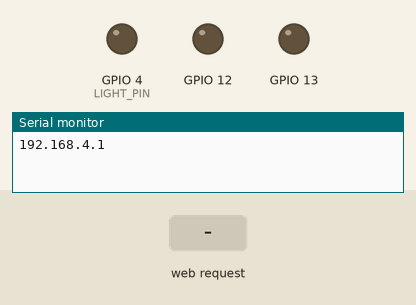
Simulated run of this sketch. Board: ESP32. Shown: output pins drawn as LEDs (lit = HIGH), the last lines printed to the serial monitor. Inputs (shaded band) come from the test bench. The camera gives no picture.

Above: at 1.5 s.
1.6 s: HTTP request GET /control?cmd=GO received
At 2.2 s:
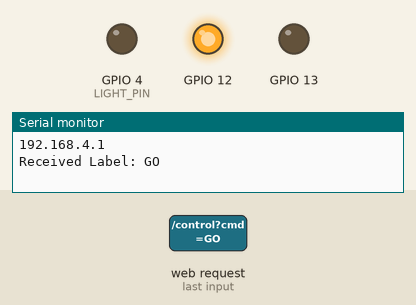
3.1 s: HTTP request GET /control?cmd=STOP received
At 4.3 s:
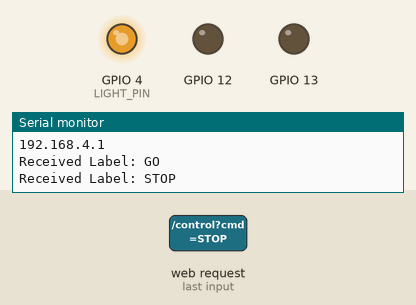
4.6 s: HTTP request GET /control?cmd=1 received
At 5.7 s:
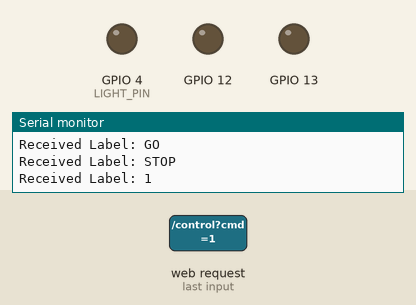
Timing chart, 0 to 7.6 s (numbered marks = the images above; inputs shaded):
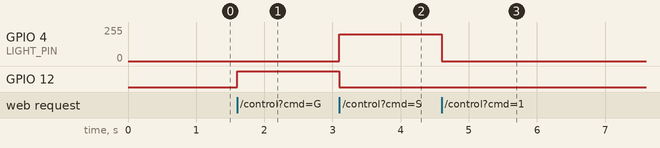

The sketch:

esp32_cam_control.ino
```cpp
#include <Arduino.h>
#include "esp_camera.h"
#include <WiFi.h>
#include <AsyncTCP.h>
#include <ESPAsyncWebServer.h>

#define LIGHT_PIN 4
#define PWMFreq 1000
#define PWMResolution 8
#define PWMLightChannel 3
#define PWMSpeedChannel 2

const char* apssid = "ESP32-CAM";
const char* appassword = "12345678";

AsyncWebServer server(80);
AsyncWebSocket wsCamera("/Camera");
AsyncWebSocket wsControl("/Control");

uint32_t cameraClientId = 0;

const char* htmlPage PROGMEM = R"rawliteral(
<!DOCTYPE html>
<html>
<head><title>ESP32-CAM</title></head>
<body style="text-align:center;">
<h2>ESP32-CAM is running</h2>
</body>
</html>
)rawliteral";

void handleRoot(AsyncWebServerRequest *request) {
  request->send_P(200, "text/html", htmlPage);
}

void handleNotFound(AsyncWebServerRequest *request) {
  request->send(404, "text/plain", "Not found");
}

// ✅ التعديل الصحيح للدالة باستخدام AsyncWebServerRequest
void handleControl(AsyncWebServerRequest *request) {
  if (!request->hasArg("cmd")) {
    request->send(400, "text/plain", "Missing command");
    return;
  }

  String cmd = request->arg("cmd");
  int i1 = cmd.indexOf(';');
  int i2 = cmd.indexOf(';', i1 + 1);
  String label = cmd.substring(i1 + 1, i2);

  Serial.println("Received Label: " + label);

  if (label == "GO") {
    digitalWrite(12, HIGH);
    digitalWrite(13, LOW);
    ledcWrite(PWMLightChannel, 0);
  } else if (label == "STOP" || label == "PEDESTRIAN") {
    digitalWrite(12, LOW);
    digitalWrite(13, LOW);
    ledcWrite(PWMLightChannel, 200);
  } else {
    digitalWrite(12, LOW);
    digitalWrite(13, LOW);
    ledcWrite(PWMLightChannel, 0);
  }

  request->send(200, "text/plain", "Command received");
}

void onCameraWebSocket(AsyncWebSocket *server, AsyncWebSocketClient *client,
                       AwsEventType type, void *arg, uint8_t *data, size_t len) {
  if (type == WS_EVT_CONNECT) {
    cameraClientId = client->id();
  } else if (type == WS_EVT_DISCONNECT) {
    cameraClientId = 0;
  }
}

void sendCameraFrame() {
  if (cameraClientId == 0) return;
  camera_fb_t *fb = esp_camera_fb_get();
  if (!fb) return;
  wsCamera.binary(cameraClientId, fb->buf, fb->len);
  esp_camera_fb_return(fb);
}

void setupCamera() {
  camera_config_t config;
  config.ledc_channel = LEDC_CHANNEL_0;
  config.ledc_timer = LEDC_TIMER_0;
  config.pin_d0 = 5;   config.pin_d1 = 18;
  config.pin_d2 = 19;  config.pin_d3 = 21;
  config.pin_d4 = 36;  config.pin_d5 = 39;
  config.pin_d6 = 34;  config.pin_d7 = 35;
  config.pin_xclk = 0; config.pin_pclk = 22;
  config.pin_vsync = 25; config.pin_href = 23;
  config.pin_sscb_sda = 26; config.pin_sscb_scl = 27;
  config.pin_pwdn = 32; config.pin_reset = -1;
  config.xclk_freq_hz = 20000000;
  config.pixel_format = PIXFORMAT_JPEG;
  config.frame_size = FRAMESIZE_QVGA;
  config.jpeg_quality = 12;
  config.fb_count = 2;
  esp_camera_init(&config);
}

void setup() {
  Serial.begin(115200);
  pinMode(12, OUTPUT);
  pinMode(13, OUTPUT);

  ledcSetup(PWMSpeedChannel, PWMFreq, PWMResolution);
  ledcSetup(PWMLightChannel, PWMFreq, PWMResolution);
  ledcAttachPin(LIGHT_PIN, PWMLightChannel);
  ledcAttachPin(12, PWMSpeedChannel);

  WiFi.softAP(apssid, appassword);
  Serial.println(WiFi.softAPIP());

  setupCamera();

  server.on("/", HTTP_GET, handleRoot);
  server.on("/control", HTTP_GET, handleControl);
  server.onNotFound(handleNotFound);
  wsCamera.onEvent(onCameraWebSocket);
  server.addHandler(&wsCamera);
  server.begin();
}

void loop() {
  wsCamera.cleanupClients();
  sendCameraFrame();
}
```

Measured:
- after the input at 1.6 s, GPIO 12: LOW → HIGH at once
- after the input at 3.1 s, GPIO 4 (LIGHT_PIN): 0/255 → 199/255 at once; GPIO 12: HIGH → LOW at once
- after the input at 4.6 s, GPIO 4 (LIGHT_PIN): 199/255 → 0/255 at once
